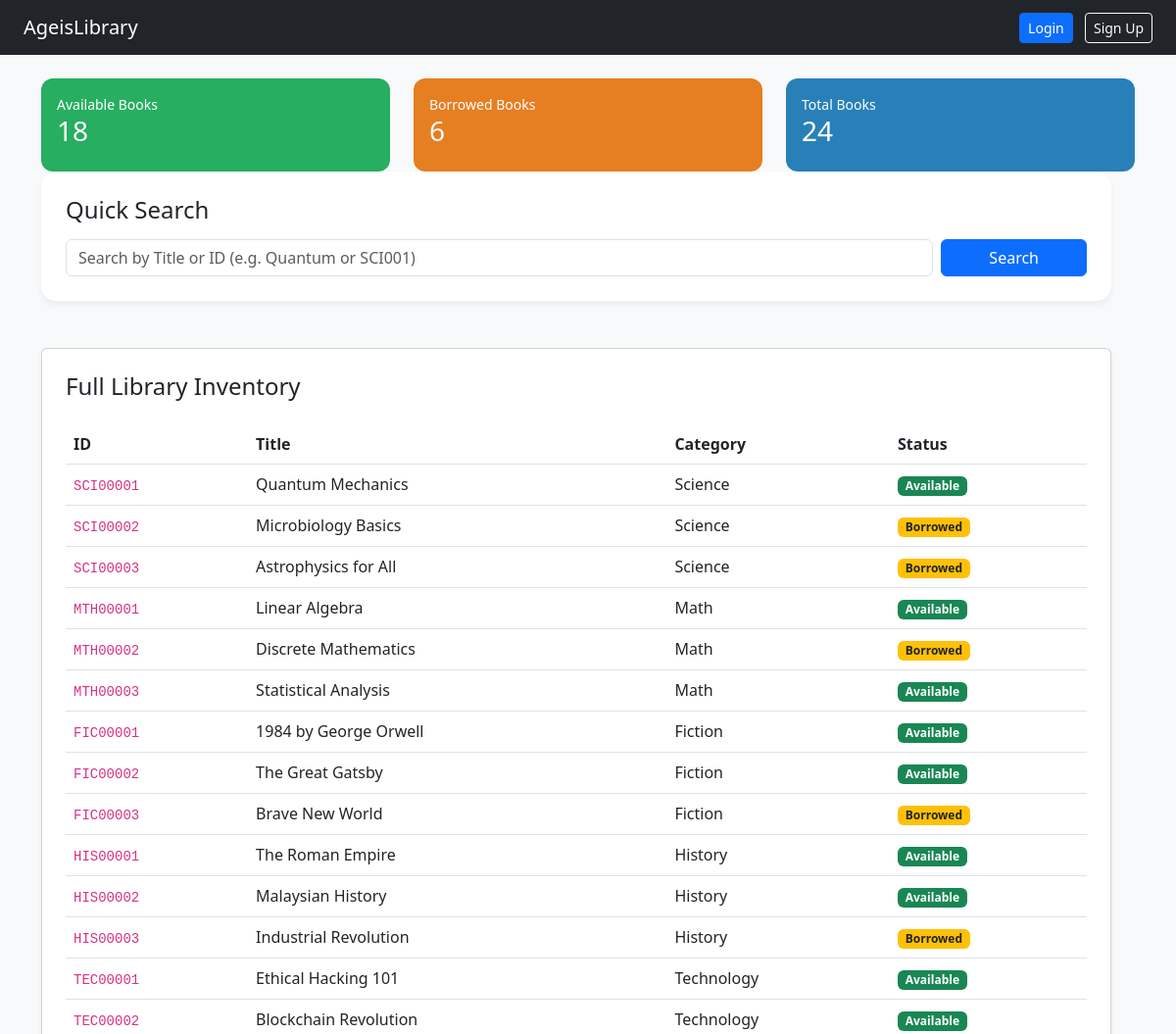
Before: / (upper part) with the older database file.
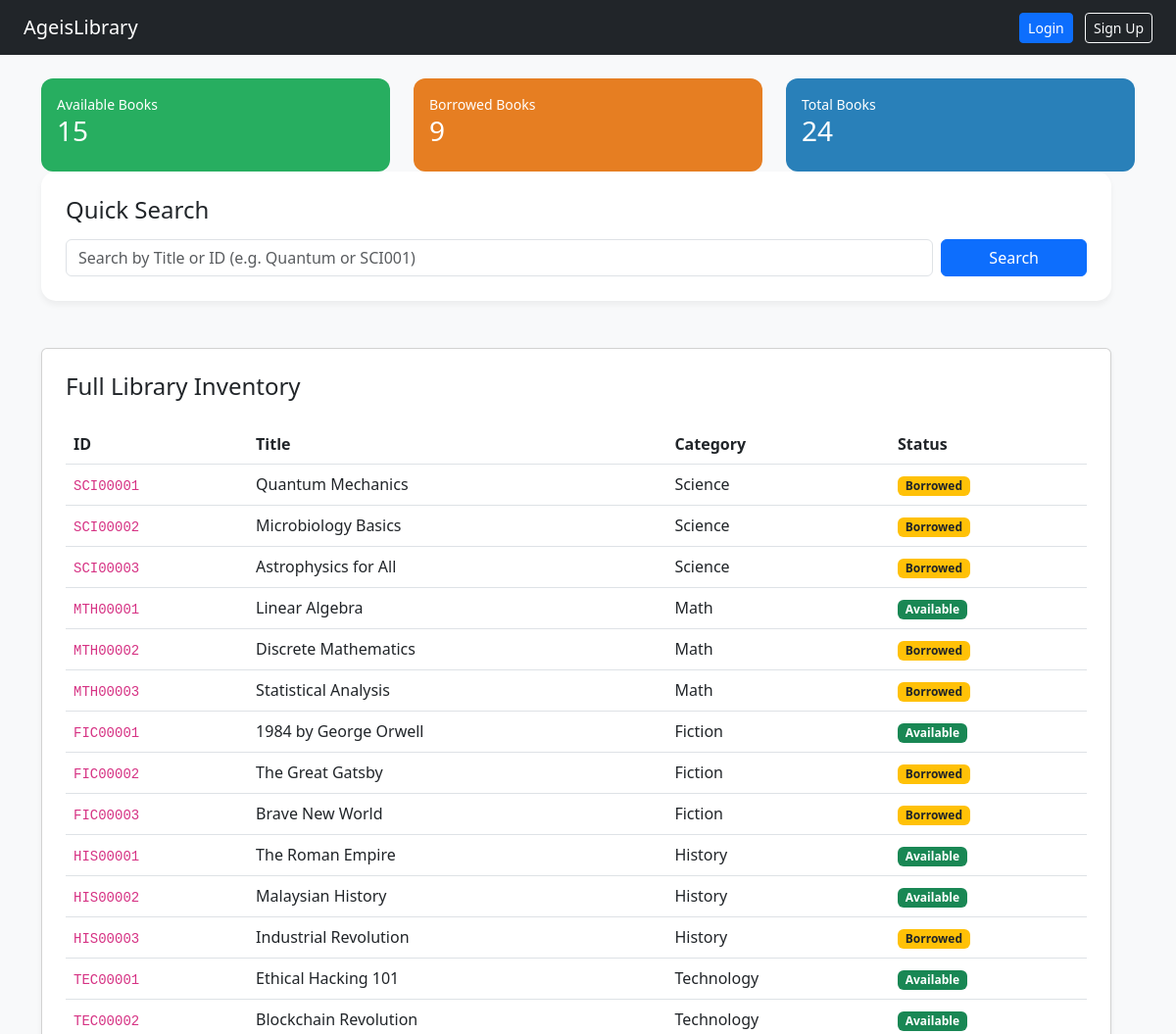
After: the same page with the newer database file.
### tables this page shows
CREATE TABLE books (
    book_id TEXT PRIMARY KEY, -- SCENARIO 3: Strictly 8 chars limit
    title TEXT NOT NULL,
    category TEXT NOT NULL,   -- Science, Math, etc.
    status TEXT NOT NULL,      -- 'Available' or 'Borrowed'
    borrowed_by TEXT
);

### app.py (the view)
@app.route('/')
def home():
    db = get_db()
    total_books = db.execute("SELECT COUNT(*) FROM books").fetchone()[0]
    available_books = db.execute("SELECT COUNT(*) FROM books WHERE status = 'Available'").fetchone()[0]
    borrowed_books = db.execute("SELECT COUNT(*) FROM books WHERE status = 'Borrowed'").fetchone()[0]
    total_users = db.execute("SELECT COUNT(*) FROM users").fetchone()[0]
    my_books_count = 0
    if session.get('user'):
        my_books_count = db.execute("SELECT COUNT(*) FROM books WHERE borrowed_by = ?",
                                     (session['user'],)).fetchone()[0]
    all_books = db.execute("SELECT * FROM books").fetchall()
    stats = {
        'total': total_books,
        'available': available_books,
        'rented': borrowed_books,
        'my_books': my_books_count, # This is the "My Borrowed" stat
        'users': total_users
    }
    current_user = session.get('user')
    return render_template('dashboard.html',
                           user=current_user,
                           role=session.get('role'),
                           stats=stats,
                           all_books=all_books)

### app.py (called while the page is built)
def get_db():
    conn = sqlite3.connect('library.db', timeout=20)
    conn.row_factory = sqlite3.Row
    return conn

### templates/dashboard.html (shortened to what this page needs)
<!DOCTYPE html>
<html>
<head>
    <link href="https://cdn.jsdelivr.net/npm/bootstrap@5.3.0/dist/css/bootstrap.min.css" rel="stylesheet">
    <link rel="stylesheet" href="/static/style.css">
</head>
<body>
<nav class="navbar navbar-dark bg-dark px-4">
    <span class="navbar-brand">AgeisLibrary</span>
    <div>
        {% if user %}
            {% if role == 'admin' %}
                <a href="/admin" class="btn btn-warning btn-sm me-2">⚙️ Admin Panel</a>
            {% endif %}
            <a href="/profile" class="text-light me-3 text-decoration-none">
                <span class="badge bg-secondary p-2">👤 {{ user }}</span>
            </a>
            <a href="/logout" class="btn btn-outline-danger btn-sm">Logout</a>
        {% else %}
            <a href="/login_page" class="btn btn-primary btn-sm me-2">Login</a>
            <a href="/signup" class="btn btn-outline-light btn-sm">Sign Up</a>
        {% endif %}
    </div>
</nav>
<div class="container mt-4">
    <div class="row mb-5">
        <div class="col">
            <div class="card stat-card bg-available p-3">
                <small>Available Books</small>
                <h3>{{ stats.available }}</h3>
            </div>
        </div>
        <div class="col">
            <div class="card stat-card bg-rented p-3">
                <small>Borrowed Books</small>
                <h3>{{ stats.rented }}</h3>
            </div>
        </div>
        <div class="col">
            <div class="card stat-card bg-total p-3">
                <small>Total Books</small>
                <h3>{{ stats.total }}</h3>
            </div>
        </div>
    <div class="row">
        <div class="col-md-12 mb-5">
            <div class="category-box">
                <h4 class="mb-3">Quick Search</h4>
                <form action="/search" method="POST" class="d-flex gap-2">
					<input type="text" name="book_id" class="form-control"
						   placeholder="Search by Title or ID (e.g. Quantum or SCI001)"
						   maxlength="50" value="{{ typed_query if typed_query else '' }}" required>
					<button type="submit" class="btn btn-primary px-5">Search</button>
				</form>
            </div>
        </div>
        <div class="col-md-12">
            <div class="card p-4 shadow-sm mb-5">
                <h4 class="mb-4">Full Library Inventory</h4>
                <table class="table table-hover">
					<thead>
						<tr>
							<th>ID</th><th>Title</th><th>Category</th><th>Status</th>
						</tr>
					</thead>
					<tbody>
						{% for book in all_books %}
						<tr>
							<td><code>{{ book.book_id }}</code></td>
							<td>{{ book.title }}</td>
							<td>{{ book.category }}</td>
							<td>
								<span class="badge {{ 'bg-success' if book['status'] == 'Available' else 'bg-warning text-dark' }}">
									{{ book['status'] }}
								</span>
							</td>
						</tr>
						{% endfor %}
					</tbody>
				</table>
            </div>
        </div>
    </div>
</div>
</body>
</html>

### static/style.css (style rules this page uses)
:root { --primary-color: #2c3e50; --secondary-color: #34495e; --accent-color: #3498db; --bg-color: #f8f9fa; }
body { background-color: var(--bg-color); font-family: 'Segoe UI', Tahoma, Geneva, Verdana, sans-serif; }
.stat-card { border: none; border-radius: 12px; transition: transform 0.3s; color: white; }
.bg-available { background: #27ae60; }
.bg-rented { background: #e67e22; }
.bg-total { background: #2980b9; }
.category-box { background: white; padding: 25px; border-radius: 15px; box-shadow: 0 4px 6px rgba(0,0,0,0.05); }

Changed rows visible on the page:
changed books "Quantum Mechanics": status "Available" → "Borrowed"
changed books "Statistical Analysis": status "Available" → "Borrowed"
changed books "The Great Gatsby": status "Available" → "Borrowed"
Other visible differences:
{{ stats.available }}: "18" → "15"
{{ stats.rented }}: "6" → "9"
